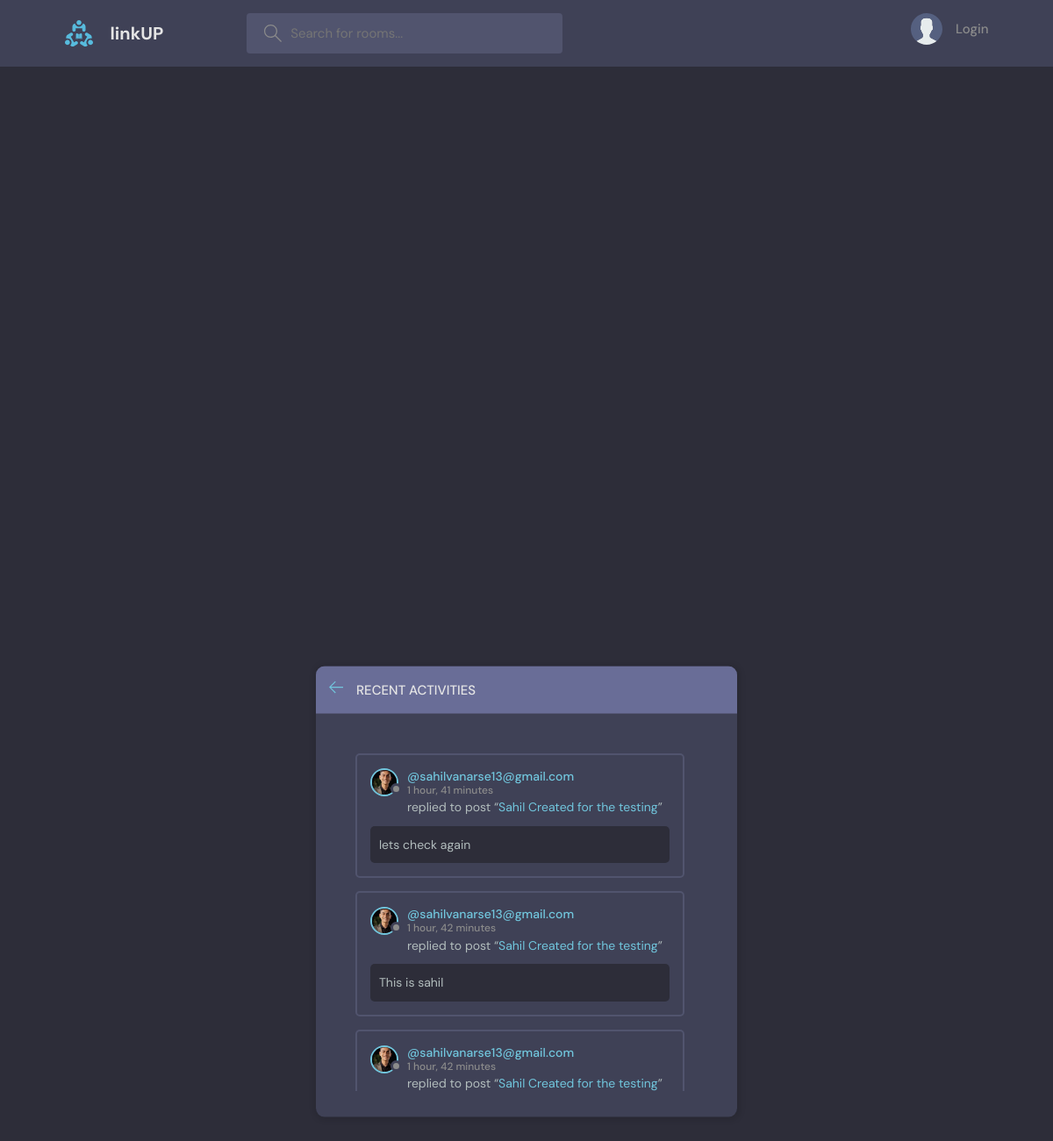
The page /activity/ on the database its author committed.
### base/models.py (models this page shows, shortened)
class Message(models.Model):
    user = models.ForeignKey(User, on_delete=models.CASCADE)
    room = models.ForeignKey(Room, on_delete=models.CASCADE)
    body = models.TextField()
    updated = models.DateTimeField(auto_now=True)
    created = models.DateTimeField(auto_now_add=True)
    class Meta:
        ordering = ['-updated', '-created']

class User(AbstractUser):
    name = models.CharField(max_length=200, null=True)
    email = models.EmailField(unique=True, null=True)
    bio = models.TextField(null=True)
    avatar = models.ImageField(null=True, default="avatar.svg")
    USERNAME_FIELD = 'email'  # Use email as the username
    REQUIRED_FIELDS = []  # Remove 'username' from the required fields
    objects = CustomUserManager()  # Set the custom manager here

class Room(models.Model):
    host = models.ForeignKey(User, on_delete=models.SET_NULL, null=True)
    topic = models.ForeignKey(Topic, on_delete= models.SET_NULL, null=True)
    name = models.CharField(max_length=200)
    description = models.TextField(null=True, blank=True)
    participants = models.ManyToManyField(User, related_name='participants', blank=True)
    updated = models.DateTimeField(auto_now=True)
    created = models.DateTimeField(auto_now_add=True)
    class Meta:
        ordering = ['-updated', '-created']
    def __str__(self):
        return self.name

### base/views.py (the view)
# urls.py: path('activity/', views.activityPage, name="activity"),
def activityPage(request):
    room_messages = Message.objects.all()
    return render(request, 'base/activity.html', {'room_messages' : room_messages} )

### base/templates/base/activity.html (shortened to what this page needs)
{% extends 'main.html' %}
{% block content %}
    <main class="layout">
      <div class="container">
        <div class="layout__box">
          <div class="layout__boxHeader">
            <div class="layout__boxTitle">
              <a href="{% url 'home' %}">
                <svg version="1.1" xmlns="http://www.w3.org/2000/svg" width="32" height="32" viewBox="0 0 32 32">
                  <title>arrow-left</title>
                  <path
                    d="M13.723 2.286l-13.723 13.714 13.719 13.714 1.616-1.611-10.96-10.96h27.625v-2.286h-27.625l10.965-10.965-1.616-1.607z"
                  ></path>
                </svg>
              </a>
              <h3>Recent Activities</h3>
            </div>
          </div>
          <div class="activities-page layout__body" style="max-height: 400px; overflow-y: auto; padding-right: 15px; scrollbar-color: #YourThemeColor #f1f1f1; scrollbar-width: thin;">
            {% for message in room_messages %}
              <div class="activities__box">
                <div class="activities__boxHeader roomListRoom__header">
                  <a href="{% url 'user-profile' message.user.id %}" class="roomListRoom__author">
                    <div class="avatar avatar--small">
                      <img src="{{message.user.avatar.url}}" />
                    </div>
                    <p>
                      @{{ message.user }}
                      <span>{{ message.created|timesince }}</span>
                    </p>
                  </a>
                </div>
                <div class="activities__boxContent">
                  <p>replied to post “<a href="{% url 'room' message.room.id%}">{{message.room}}</a>”</p>
                  <div class="activities__boxRoomContent">
                    {{message.body}}
                  </div>
                </div>
              </div>
            {% endfor %}
          </div>
        </div>
      </div>
    </main>
{% endblock content %}

### static/styles/style.css (style rules this page uses)
:root { --color-main: #71c6dd; --color-main-light: #e1f6fb; --color-dark: #3f4156; --color-dark-medium: #51546e; --color-dark-light: #696d97; --color-light: #e5e5e5; --color-gray: #8b8b8b; --color-light-gray: #b2bdbd; --color-bg: #2d2d39; --color-success: #5dd693; --color-error: #fc4b0b; }
* { font-family: "DM Sans", -apple-system, BlinkMacSystemFont, "Segoe UI", Roboto, Oxygen, Ubuntu, Cantarell, "Open Sans", "Helvetica Neue", sans-serif; margin: 0; padding: 0; box-sizing: border-box; text-rendering: optimizeLegibility; font-size: inherit; }
html { font-size: 56.25%; }
@media only screen and (min-width: 1200px) { html { font-size: 62.5%; } }
body { line-height: 1.6; font-weight: 400; font-size: 1.5rem; color: var(--color-light-gray); background-color: var(--color-bg); min-height: 100vh; }
img { width: 100%; }
a { display: inline-block; color: var(--color-main); text-decoration: none; }
.container { max-width: 120rem; width: 90%; margin: auto; }
.avatar { position: relative; display: inline-block; border-radius: 50%; border: 2px solid var(--color-main); }
.avatar img { display: block; border-radius: 50%; object-fit: cover; object-position: center; }
.avatar::after { content: ""; display: block; position: absolute; background-color: var(--color-gray); z-index: 111; border-radius: 50%; border: 0.3rem solid var(--color-dark); }
.avatar.avatar--small img { width: 2.8rem; height: 2.8rem; }
.avatar.avatar--small:after { width: 0.7rem; height: 0.7rem; bottom: 0px; right: -6px; }
.layout { margin-top: 2.4rem; }
.layout > .container { display: flex; justify-content: space-between; align-items: flex-start; }
.layout__box { width: 90%; max-width: 48rem; min-height: 40rem; position: absolute; top: 50%; left: 50%; transform: translate(-50%, -46%); background-color: var(--color-dark); border-radius: 1rem; box-shadow: 1px 1px 6px 3px rgba(0, 0, 0, 0.1); overflow: hidden; }
.layout__boxHeader { display: flex; padding: 1.5rem; background-color: var(--color-dark-light); }
.layout__boxTitle { display: flex; gap: 1.5rem; align-items: center; }
.layout__boxTitle h3 { text-transform: uppercase; font-weight: 500; color: var(--color-light); }
.layout__boxTitle svg { width: 1.6rem; height: 1.6rem; fill: var(--color-main); }
.layout__body { margin: 3rem; }
.roomListRoom__header { display: flex; justify-content: space-between; align-items: center; }
.roomListRoom__author { font-weight: 500; display: flex; align-items: center; gap: 1rem; }
.activities__box { margin: 1.5rem; padding: 1.5rem; border: 2px solid var(--color-dark-medium); border-radius: 5px; }
.activities__boxHeader p { font-size: 1.4rem; line-height: 1.3; }
.activities__boxHeader p span { color: var(--color-gray); font-size: 1.2rem; display: block; }
.activities__boxContent { margin-left: 4.2rem; }
.activities__boxContent { font-size: 1.4rem; }
.activities__boxRoomContent { background: var(--color-bg); padding: 1rem; border-radius: 5px; margin-top: 1rem; margin-left: -4.2rem; }

### rows shown on the page
Message: user.avatar (picture), user "sahilvanarse13@gmail.com", created "1 hour, 41 minutes", room "Sahil Created for the testing", body "lets check again"
Message: user.avatar (picture), user "sahilvanarse13@gmail.com", created "1 hour, 42 minutes", room "Sahil Created for the testing", body "This is sahil"
Message: user.avatar (picture), user "sahilvanarse13@gmail.com", created "1 hour, 42 minutes", room "Sahil Created for the testing"
